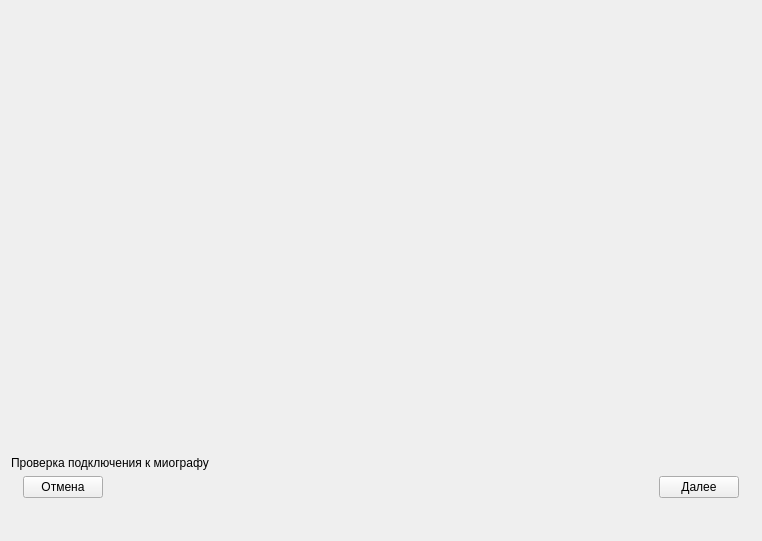
<?xml version="1.0" encoding="UTF-8"?>
<ui version="4.0">
 <class>TestMiographConnectionPage</class>
 <widget class="QWidget" name="TestMiographConnectionPage">
  <property name="geometry">
   <rect>
    <x>0</x>
    <y>0</y>
    <width>762</width>
    <height>541</height>
   </rect>
  </property>
  <property name="windowTitle">
   <string>Form</string>
  </property>
  <layout class="QVBoxLayout" name="verticalLayout">
   <item>
    <spacer name="verticalSpacer_2">
     <property name="orientation">
      <enum>Qt::Vertical</enum>
     </property>
     <property name="sizeHint" stdset="0">
      <size>
       <width>20</width>
       <height>429</height>
      </size>
     </property>
    </spacer>
   </item>
   <item>
    <widget class="QLabel" name="label">
     <property name="text">
      <string>Проверка подключения к миографу</string>
     </property>
    </widget>
   </item>
   <item>
    <layout class="QHBoxLayout" name="horizontalLayout">
     <item>
      <spacer name="horizontalSpacer_2">
       <property name="orientation">
        <enum>Qt::Horizontal</enum>
       </property>
       <property name="sizeType">
        <enum>QSizePolicy::Fixed</enum>
       </property>
       <property name="sizeHint" stdset="0">
        <size>
         <width>12</width>
         <height>20</height>
        </size>
       </property>
      </spacer>
     </item>
     <item>
      <widget class="QPushButton" name="pushButton_cancel">
       <property name="text">
        <string>Отмена</string>
       </property>
      </widget>
     </item>
     <item>
      <spacer name="horizontalSpacer">
       <property name="orientation">
        <enum>Qt::Horizontal</enum>
       </property>
       <property name="sizeHint" stdset="0">
        <size>
         <width>40</width>
         <height>20</height>
        </size>
       </property>
      </spacer>
     </item>
     <item>
      <widget class="QPushButton" name="pushButton_forward">
       <property name="text">
        <string>Далее</string>
       </property>
      </widget>
     </item>
     <item>
      <spacer name="horizontalSpacer_3">
       <property name="orientation">
        <enum>Qt::Horizontal</enum>
       </property>
       <property name="sizeType">
        <enum>QSizePolicy::Fixed</enum>
       </property>
       <property name="sizeHint" stdset="0">
        <size>
         <width>12</width>
         <height>20</height>
        </size>
       </property>
      </spacer>
     </item>
    </layout>
   </item>
   <item>
    <spacer name="verticalSpacer">
     <property name="orientation">
      <enum>Qt::Vertical</enum>
     </property>
     <property name="sizeType">
      <enum>QSizePolicy::Fixed</enum>
     </property>
     <property name="sizeHint" stdset="0">
      <size>
       <width>20</width>
       <height>32</height>
      </size>
     </property>
    </spacer>
   </item>
  </layout>
 </widget>
 <resources/>
 <connections/>
</ui>
